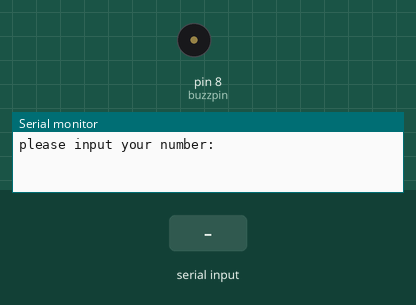
Recording of a sketch running on a simulated Arduino Uno, built with avr-gcc and run on an emulated ATmega328P. Parts: buzzer (waves = sounding, pin HIGH), the last lines printed to the serial monitor. The test bench sets the inputs (shaded band).

Above: at 1.2 s.
1.3 s: "90,45\n" received over Serial
At 2.1 s:
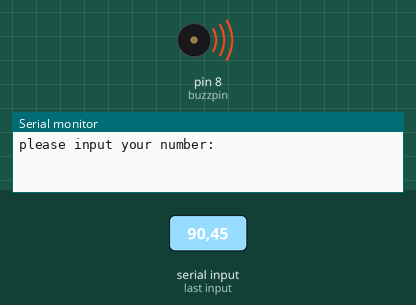
4.3 s: "30,150\n" received over Serial
At 10.7 s:
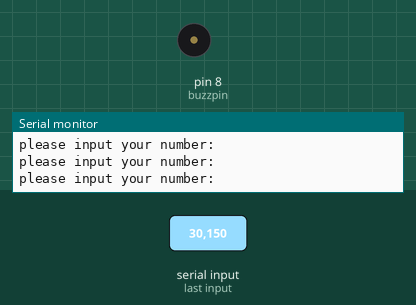
Timing chart, 0 to 12.2 s (numbered marks = the images above; inputs shaded):
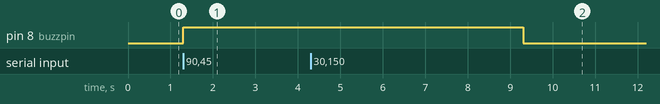

Measured:
- after the input at 1.3 s, pin 8 (buzzpin): LOW → HIGH at once
- after the input at 4.3 s, pin 8 (buzzpin): HIGH → LOW after 5.0 s instead of 1.0 s

The sketch:

activebuzzer.ino
```cpp
int num;
int buzzpin=8;
int t=2000;
String msg="please input your number:";
void setup() {
  // put your setup code here, to run once:
Serial.begin(9600);
pinMode(buzzpin,OUTPUT);
}

void loop() {
  Serial.println(msg);
  // put your main code here, to run repeatedly:
while(Serial.available()==0){

}
num=Serial.parseInt();
if(num>10){
  digitalWrite(buzzpin,HIGH);
  delay(t);
  digitalWrite(buzzpin,LOW);

}
}
```
